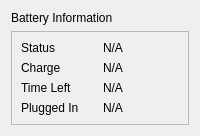
            <widget class="QWidget" name="battery">
             <layout class="QVBoxLayout" name="verticalLayout_5">
              <item>
               <widget class="QLabel" name="label_20">
                <property name="styleSheet">
                 <string notr="true">font: 75 14pt &quot;MS Shell Dlg 2&quot;;</string>
                </property>
                <property name="text">
                 <string>Battery Information</string>
                </property>
               </widget>
              </item>
              <item>
               <widget class="QFrame" name="frame_3">
                <property name="sizePolicy">
                 <sizepolicy hsizetype="Preferred" vsizetype="Expanding">
                  <horstretch>0</horstretch>
                  <verstretch>0</verstretch>
                 </sizepolicy>
                </property>
                <property name="frameShape">
                 <enum>QFrame::StyledPanel</enum>
                </property>
                <property name="frameShadow">
                 <enum>QFrame::Raised</enum>
                </property>
                <layout class="QGridLayout" name="gridLayout_3">
                 <item row="2" column="1">
                  <widget class="QLabel" name="battery_time_left">
                   <property name="styleSheet">
                    <string notr="true">font: 75 12pt &quot;MS Shell Dlg 2&quot;;</string>
                   </property>
                   <property name="text">
                    <string>N/A</string>
                   </property>
                  </widget>
                 </item>
                 <item row="3" column="0">
                  <widget class="QLabel" name="label_22">
                   <property name="styleSheet">
                    <string notr="true">font: 75 15pt &quot;MS Shell Dlg 2&quot;;</string>
                   </property>
                   <property name="text">
                    <string>Plugged In</string>
                   </property>
                  </widget>
                 </item>
                 <item row="3" column="1">
                  <widget class="QLabel" name="battery_plugged">
                   <property name="styleSheet">
                    <string notr="true">font: 75 12pt &quot;MS Shell Dlg 2&quot;;</string>
                   </property>
                   <property name="text">
                    <string>N/A</string>
                   </property>
                  </widget>
                 </item>
                 <item row="0" column="0">
                  <widget class="QLabel" name="label_25">
                   <property name="styleSheet">
                    <string notr="true">font: 75 15pt &quot;MS Shell Dlg 2&quot;;
</string>
                   </property>
                   <property name="text">
                    <string>Status</string>
                   </property>
                  </widget>
                 </item>
                 <item row="2" column="0">
                  <widget class="QLabel" name="label_23">
                   <property name="styleSheet">
                    <string notr="true">font: 75 15pt &quot;MS Shell Dlg 2&quot;;</string>
                   </property>
                   <property name="text">
                    <string>Time Left</string>
                   </property>
                  </widget>
                 </item>
                 <item row="0" column="1">
                  <widget class="QLabel" name="battery_status">
                   <property name="styleSheet">
                    <string notr="true">font: 75 12pt &quot;MS Shell Dlg 2&quot;;
</string>
                   </property>
                   <property name="text">
                    <string>N/A</string>
                   </property>
                  </widget>
                 </item>
                 <item row="1" column="1">
                  <widget class="QLabel" name="battery_charge">
                   <property name="styleSheet">
                    <string notr="true">font: 75 12pt &quot;MS Shell Dlg 2&quot;;</string>
                   </property>
                   <property name="text">
                    <string>N/A</string>
                   </property>
                  </widget>
                 </item>
                 <item row="1" column="0">
                  <widget class="QLabel" name="label_26">
                   <property name="styleSheet">
                    <string notr="true">font: 75 15pt &quot;MS Shell Dlg 2&quot;;</string>
                   </property>
                   <property name="text">
                    <string>Charge</string>
                   </property>
                  </widget>
                 </item>
                </layout>
               </widget>
              </item>
             </layout>
            </widget>
